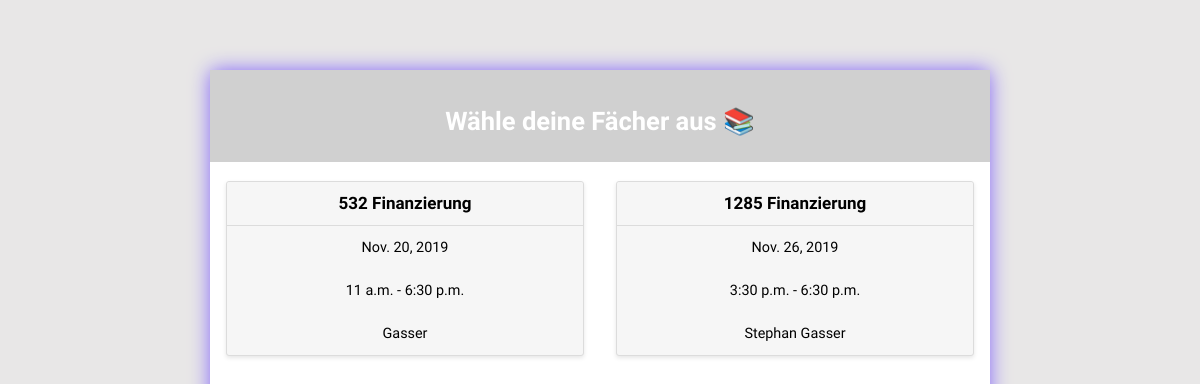
The app's page /lvplaner/BW/Finanzierung/ with its own data.
### lvplaner/models.py (models this page shows, shortened)
class Course(models.Model):
    course_id = models.IntegerField(verbose_name="LV-Nummer", primary_key=True)
    time = models.TimeField(verbose_name='Uhrzeit Beginn')
    end_time = models.TimeField(verbose_name='Uhrzeit Ende', default='18:30')
    date = models.DateField(verbose_name='Datum')
    lecturer = models.CharField(verbose_name='Dozent', max_length=40)
    subject_title = models.ForeignKey(Subject, on_delete=models.PROTECT)

class Subject(models.Model):
    title = models.CharField(verbose_name="Fachbezeichung", primary_key=True, max_length=40)
    major_name = models.ForeignKey(Major, on_delete=models.PROTECT)
    def __str__(self):
        template = '{0.title}'
        return template.format(self)

### lvplaner/views.py (the view)
# urls.py: url(r'^(?P<major_name>[-\w\d]+)/(?P<subject_title>[-\w\d\s]+)/$', views.courses, name='courses'),
def courses(request, major_name, subject_title):
    subject = get_object_or_404(Subject, pk=subject_title)
    return render(request, 'lvplaner/courses.html', {'subject': subject})

### lvplaner/templates/lvplaner/courses.html (shortened to what this page needs)
{% extends "layout.html" %}
{% block content %}
<header>
<h2> Wähle deine Fächer aus {{ major.major_name }} 📚 </h2>
</header>
<br />
<body>
<div class="cards">
   {% for course in subject.course_set.all %}
    <div class = "card">
        <header> {{ course.course_id }} {{  course.subject_title }} </header>
        <div class="card-copy">
            {{ course.date }}
        </div>
        <div class="card-copy">
            {{ course.time }} - {{ course.end_time }}
        </div>
        <div class="card-copy">
            {{ course.lecturer }}
        </div>
    </div>
    {% endfor %}
</div>
</body>
{% endblock %}

### lvplaner/static/css/layout.css (style rules this page uses)
html { box-sizing: border-box; background: #e8e7e7; font-family: 'Varela Round', sans-serif; }
*, *::after, *::before { box-sizing: inherit; }
header { color: #FFF; padding: 5px 10px; text-align: center; align-items: center; background-color: #D0D0D0; font-size: 17px; }
.lvtool { background: #fff; text-align: center; width: 65%; height: 800px; margin: 70px auto; box-shadow: 0px 0px 20px rgb(133, 104, 250); border-radius: 6px; }
.cards { display: -webkit-box; display: -moz-box; display: box; display: -webkit-flex; display: -moz-flex; display: -ms-flexbox; display: flex; -webkit-box-lines: multiple; -moz-box-lines: multiple; box-lines: multiple; -webkit-flex-wrap: wrap; -moz-flex-wrap: wrap; -ms-flex-wrap: wrap; flex-wrap: wrap; -webkit-box-pack: justify; -moz-box-pack: justify; box-pack: justify; -webkit-justify-content: space-between; -moz-justify-content: space-between; -ms-justify-content: space-between; -o-justify-content: space-between; justify-content: space-between; -ms-flex-pack: justify; }
.card { -webkit-flex-basis: 15em; -moz-flex-basis: 15em; flex-basis: 15em; -ms-flex-preferred-size: 15em; -webkit-flex-grow: 1; -moz-flex-grow: 1; flex-grow: 1; -ms-flex-positive: 1; -webkit-transition: all 0.2s ease-in-out; -moz-transition: all 0.2s ease-in-out; transition: all 0.2s ease-in-out; background-color: #f6f6f6; border-radius: 3px; border: 1px solid gainsboro; box-shadow: 0 2px 4px #e6e6e6; margin: 0 1em 1.5em 1em; position: relative; }
.card header { -webkit-transition: all 0.2s ease-in-out; -moz-transition: all 0.2s ease-in-out; transition: all 0.2s ease-in-out; background-color: #f6f6f6; border-bottom: 1px solid gainsboro; border-radius: 3px 3px 0 0; font-weight: bold; line-height: 1.5em; padding: 0.5em 0.75em; color: black; }
.card .card-copy { font-size: 0.9em; line-height: 1.5em; padding: 0.75em 0.75em; }

### records on screen
Course: course_id "532", subject_title "Finanzierung", date "Nov. 20, 2019", time "11 a.m.", end_time "6:30 p.m.", lecturer "Gasser"
Course: course_id "1285", subject_title "Finanzierung", date "Nov. 26, 2019", time "3:30 p.m.", end_time "6:30 p.m.", lecturer "Stephan Gasser"
